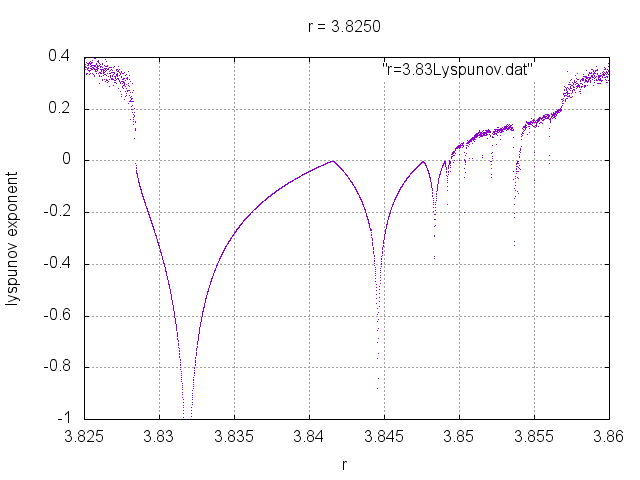

The script that saved this image:
set grid
set title "r = 3.8250"
set xrange [3.825:3.86]
set yrange [-1:0.4]
set xlabel "r"
set ylabel "lyspunov exponent"
plot "r=3.83Lyspunov.dat" with points pt 0.5 ps 0.2
pause 2
set terminal png
set output "r=3.83Lyspunov.png"
replot
set terminal x11
